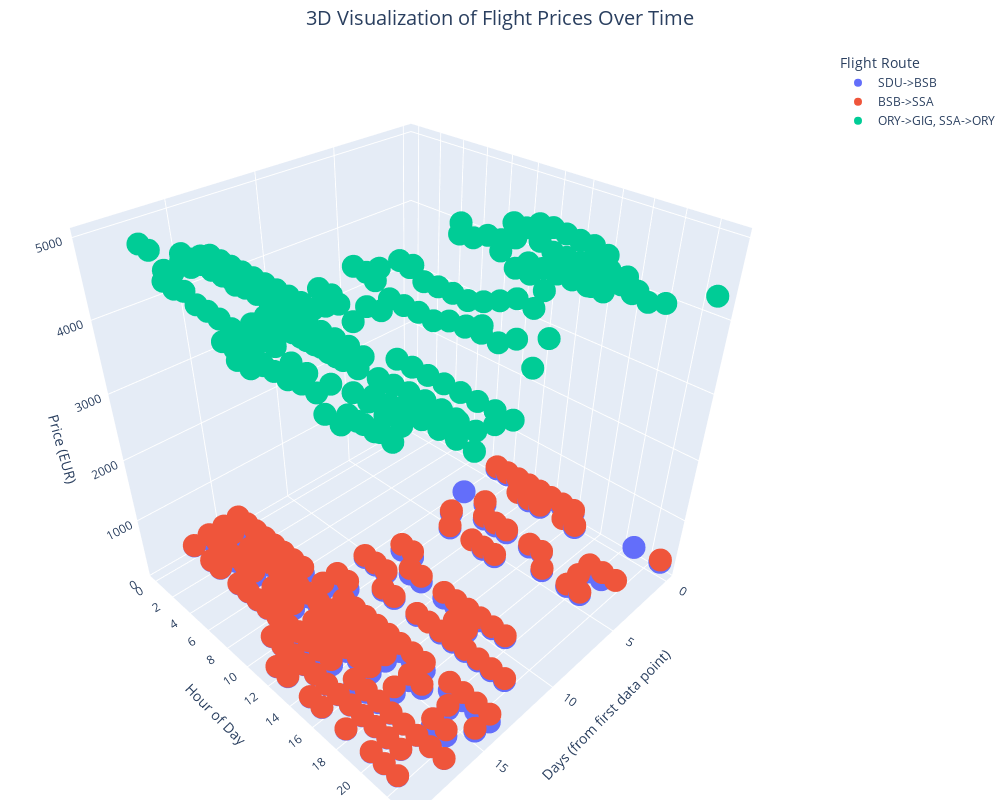

The notebook cell this image was saved under:
### Markdown cell above
## Interactive 3D Price Visualization

### Code cell
# Create a datetime index for consecutive numbers
df['Day_Number'] = (df['Datetime'] - df['Datetime'].min()).dt.days

# Create 3D scatter plot
fig = px.scatter_3d(df, x='Day_Number', y='Hour', z='Price_EUR', color='Flight',
                    title='3D Visualization of Flight Prices Over Time',
                    labels={'Day_Number': 'Days (from first data point)', 
                           'Hour': 'Hour of Day', 
                           'Price_EUR': 'Price (EUR)', 
                           'Flight': 'Flight Route'})

# Improve the layout
fig.update_layout(
    height=800,
    width=1000,
    scene=dict(
        xaxis_title='Days (from first data point)',
        yaxis_title='Hour of Day',
        zaxis_title='Price (EUR)',
        xaxis=dict(nticks=10),
        yaxis=dict(nticks=24),
    ),
    margin=dict(l=0, r=0, b=0, t=50),
    title=dict(font=dict(size=20), x=0.5)
)

# Update hover template
fig.update_traces(hovertemplate='<b>%{fullData.name}</b><br>Day: %{x}<br>Hour: %{y}:00<br>Price: €%{z:.2f}')

# Show the plot
fig.show()

### Figure 1 — Plotly figure (JSON) as saved in the notebook; plotly's stock layout.template omitted (floating-point values rounded to 4 significant figures; data arrays with more than 128 entries replaced by an {"elided": "..."} marker saying what was removed)
{"data": [{"hovertemplate": "<b>%{fullData.name}</b><br>Day: %{x}<br>Hour: %{y}:00<br>Price: €%{z:.2f}", "legendgroup": "SDU->BSB", "marker": {"color": "#636efa", "symbol": "circle"}, "mode": "markers", "name": "SDU->BSB", "scene": "scene", "showlegend": true, "type": "scatter3d", "x": {"elided": "160 int values"}, "y": {"elided": "160 int values"}, "z": {"elided": "160 float values"}}, {"hovertemplate": "<b>%{fullData.name}</b><br>Day: %{x}<br>Hour: %{y}:00<br>Price: €%{z:.2f}", "legendgroup": "BSB->SSA", "marker": {"color": "#EF553B", "symbol": "circle"}, "mode": "markers", "name": "BSB->SSA", "scene": "scene", "showlegend": true, "type": "scatter3d", "x": {"elided": "163 int values"}, "y": {"elided": "163 int values"}, "z": {"elided": "163 float values"}}, {"hovertemplate": "<b>%{fullData.name}</b><br>Day: %{x}<br>Hour: %{y}:00<br>Price: €%{z:.2f}", "legendgroup": "ORY->GIG, SSA->ORY", "marker": {"color": "#00cc96", "symbol": "circle"}, "mode": "markers", "name": "ORY->GIG, SSA->ORY", "scene": "scene", "showlegend": true, "type": "scatter3d", "x": {"elided": "195 int values"}, "y": {"elided": "195 int values"}, "z": {"elided": "195 float values"}}], "layout": {"height": 800, "legend": {"title": {"text": "Flight Route"}, "tracegroupgap": 0}, "margin": {"b": 0, "l": 0, "r": 0, "t": 50}, "scene": {"domain": {"x": [0, 1], "y": [0, 1]}, "xaxis": {"nticks": 10, "title": {"text": "Days (from first data point)"}}, "yaxis": {"nticks": 24, "title": {"text": "Hour of Day"}}, "zaxis": {"title": {"text": "Price (EUR)"}}}, "title": {"font": {"size": 20}, "text": "3D Visualization of Flight Prices Over Time", "x": 0.5}, "width": 1000}}
